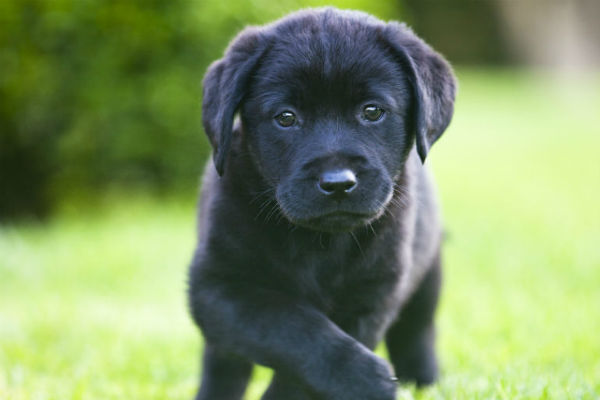
#> input picture Lab1/images/lab_puppy_dog_pictures.jpg, 600 x 400 px, given in place of the camera
$ python color_detection.py
#> lines starting #> are read from the running program, lines starting #| are printed output that depends on the picture; after the words box and inside, x2 and y2 are one past the last pixel; in counts of white or black regions, pixels touching at a corner belong together
import cv2
import numpy as np

cap = cv2.VideoCapture(0)

while True:
    ret, frame = cap.read()
#> frame is the input picture: shape (400, 600, 3); mean B, G, R 100.9, 145.5, 126.1

    hsv = cv2.cvtColor(frame, cv2.COLOR_BGR2HSV)
#> hsv: shape (400, 600, 3); mean H, S, V 58.9, 97.3, 148.9

    lower_blue = np.array([107, 53, 0])
    upper_blue = np.array([255, 255, 255])

    mask = cv2.inRange(hsv, lower_blue, upper_blue)
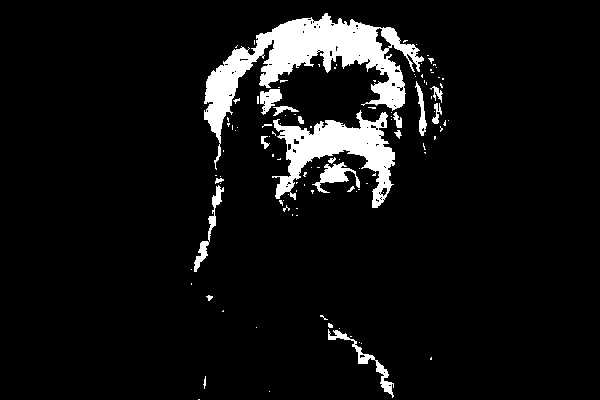
#> mask: shape (400, 600); 7.1% white; 110 white regions (90 under 20 px), largest, box (x1, y1, x2, y2) and area: (204, 13, 424, 170) 9141, (272, 110, 395, 208) 4696, (328, 329, 394, 398) 575

    res = cv2.bitwise_and(frame, frame, mask=mask)
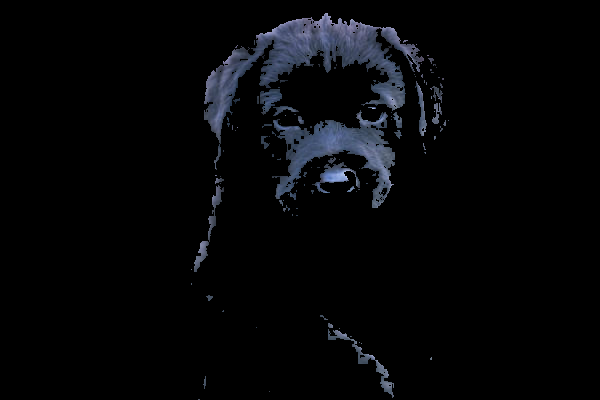
#> res: shape (400, 600, 3); mean B, G, R 8, 6.2, 5.4

    cv2.imshow("frame", frame)
    cv2.imshow("res", res)
    cv2.imshow("mask", mask)

    key = cv2.waitKey(1)
#> (key Esc is pressed here)
    if key == 27:
        break

cap.release()
cv2.destroyAllWindows()

$ run again, on Lab1/images/lab_puppy_template.jpg
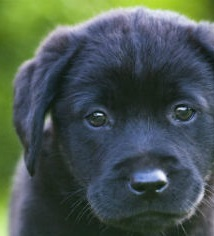
#> input picture Lab1/images/lab_puppy_template.jpg, 214 x 236 px, given in place of the camera
#> frame is the input picture: shape (236, 214, 3); mean B, G, R 80.9, 86.3, 72.6
#> hsv: shape (236, 214, 3); mean H, S, V 88, 84, 97.1
#> `mask = cv2.inRange(hsv, lower_blue, upper_blue)`:
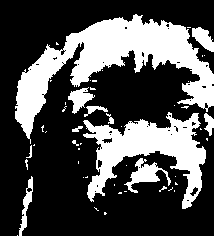
#> mask: shape (236, 214); 30.6% white; 50 white regions (38 under 20 px), largest, box (x1, y1, x2, y2) and area: (15, 14, 214, 144) 8500, (83, 112, 206, 209) 4860, (124, 158, 171, 193) 571
#> `res = cv2.bitwise_and(frame, frame, mask=mask)`:
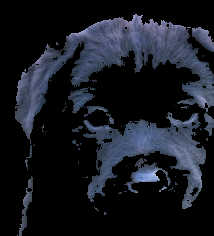
#> res: shape (236, 214, 3); mean B, G, R 33.8, 26, 22.7
